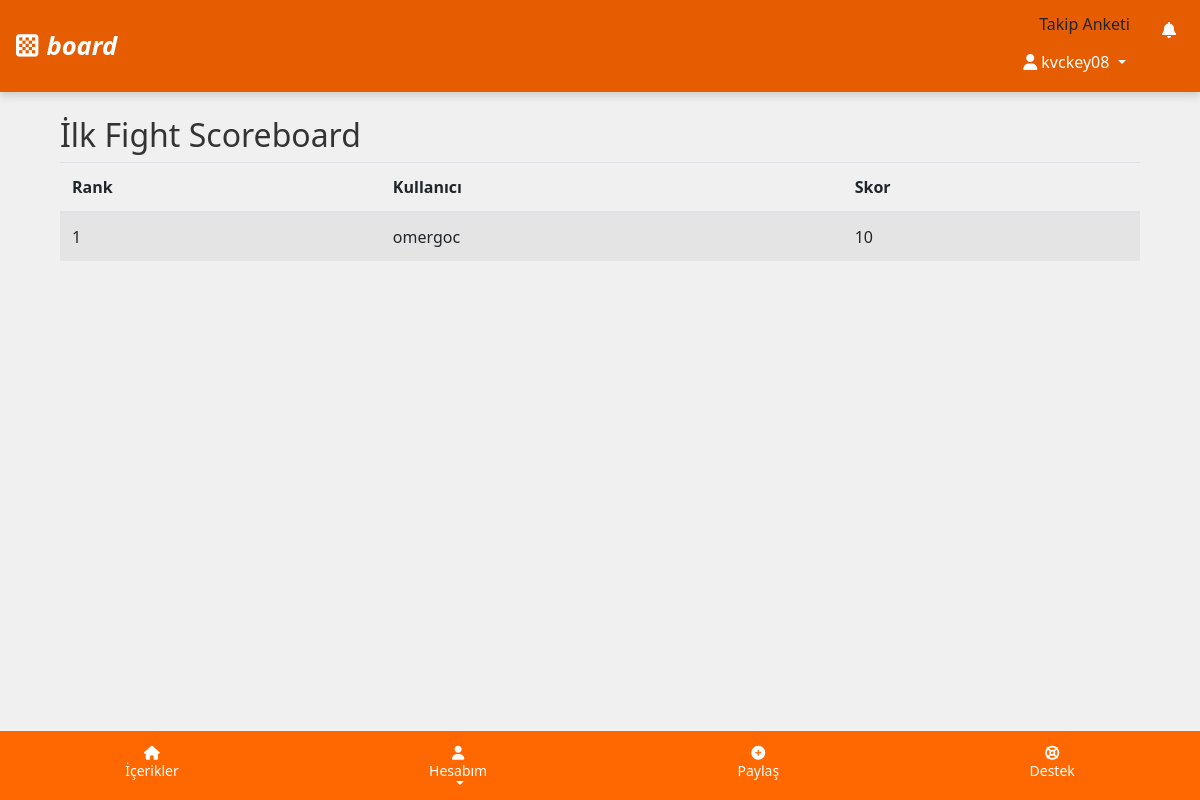
The page /scoreboard/1/ (signed in) on the database as committed earlier.
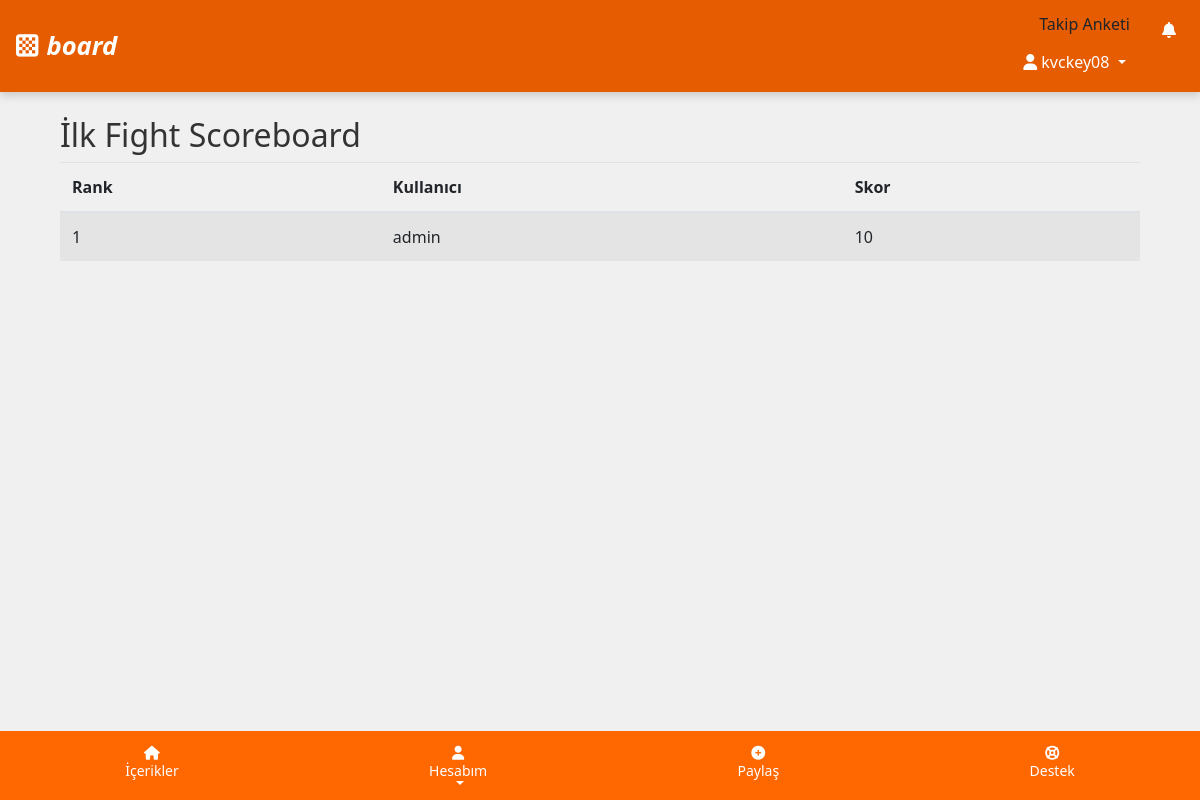
The same page on the database as committed later.
### scoreboards/models.py (models this page shows, shortened)
class Scoreboard(models.Model):
    competition = models.ForeignKey(Competition, on_delete=models.CASCADE, verbose_name="Yarışma")
    user = models.ForeignKey(CustomUser, on_delete=models.CASCADE, verbose_name="Kullanıcı")
    rank = models.PositiveIntegerField(verbose_name="Sıralama")
    score = models.PositiveIntegerField(verbose_name="Skor")
    updated_at = models.DateTimeField(auto_now=True, verbose_name="Güncellenme Tarihi")
    class Meta:
        verbose_name = "Skor Tablosu"
        verbose_name_plural = "Skor Tablosu"
        ordering = ['-score']

### users/models.py (models this page shows, shortened)
class CustomUser(AbstractUser):
    team = models.ForeignKey('Team', on_delete=models.SET_NULL, null=True, blank=True, related_name='members')
    registration_code = models.CharField('Kayıt Kodu', max_length=6, unique=True, null=True, blank=True)
    gender = models.CharField('Cinsiyet', max_length=10, choices=[('male', 'Erkek'), ('female', 'Kadın'), ('other', 'Diğer')])
    avatar = models.CharField('Avatar', max_length=100, null=True, blank=True)
    registration_code_used = models.CharField('Kullanılan Kayıt Kodu', max_length=6, null=True, blank=True)
    progress = models.OneToOneField(Progress, on_delete=models.CASCADE, null=True, blank=True, related_name='user_progress')
    group = models.ForeignKey('Group', on_delete=models.SET_NULL, null=True, blank=True, related_name='members')
    class Meta:
        verbose_name = 'Kullanıcı'
        verbose_name_plural = 'Kullanıcılar'

### scoreboards/views.py (the view)
# urls.py: path('scoreboard/<int:competition_id>/', views.scoreboard_view, name='scoreboard_list'),
@login_required(login_url='login')
def scoreboard_view(request, competition_id):
    competition = get_object_or_404(Competition, id=competition_id)
    scoreboard_entries = Scoreboard.objects.filter(competition=competition).order_by('rank')
    return render(request, 'scoreboard.html', {
        'scoreboard_entries': scoreboard_entries,
        'competition': competition
    })

### posts/templatetags/custom_filters.py (called while the page is built)
@register.filter
def has_second_survey_due(user):
    try:
        return user.survey_completion.is_second_survey_due()
    except:
        return False

### users/models.py (called while the page is built)
    def get_level_progress_text(self):
        current_level_threshold = self.LEVEL_THRESHOLDS.get(self.level, 0)
        next_level_threshold = self.LEVEL_THRESHOLDS.get(self.level + 1, current_level_threshold)
        if next_level_threshold == current_level_threshold:
            return f"Seviye {self.level} (Maksimum)"
        progress_in_level = self.points - current_level_threshold
        points_needed_for_next_level = next_level_threshold - current_level_threshold
        return f"Seviye {self.level} ({progress_in_level}/{points_needed_for_next_level})"

    def is_second_survey_due(self):
        if not self.completed or self.second_survey_completed:
            return False
        if self.completed_at:
            from django.utils import timezone
            import datetime
            seven_days_later = self.completed_at + datetime.timedelta(days=7)
            return timezone.now() >= seven_days_later
        return False

### templates/scoreboard.html (shortened to what this page needs)
{% extends 'base.html' %}
{% block content %}
<div class="container mt-4">
    <h2>{{ competition.name }} Scoreboard</h2>
    <table class="table table-striped">
        <thead>
            <tr>
                <th>Rank</th>
                <th>Kullanıcı</th>
                <th>Skor</th>
            </tr>
        </thead>
        <tbody>
            {% for entry in scoreboard_entries %}
            <tr>
                <td>{{ entry.rank }}</td>
                <td>{{ entry.user.username }}</td>
                <td>{{ entry.score }}</td>
            </tr>
            {% endfor %}
        </tbody>
    </table>
</div>
{% endblock %}

Rows that differ between the two databases and show on the page:
changed through a linked row, Scoreboard: user.username "omergoc" → "admin"
